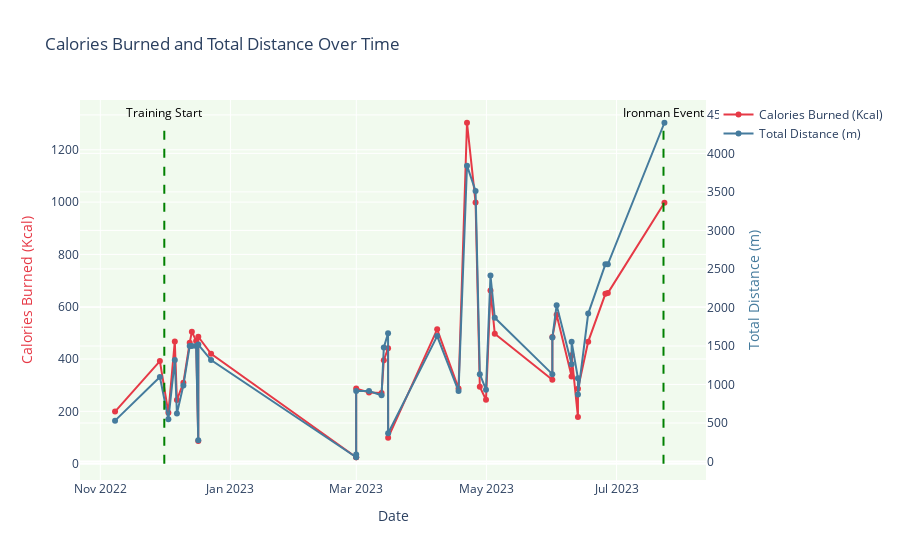
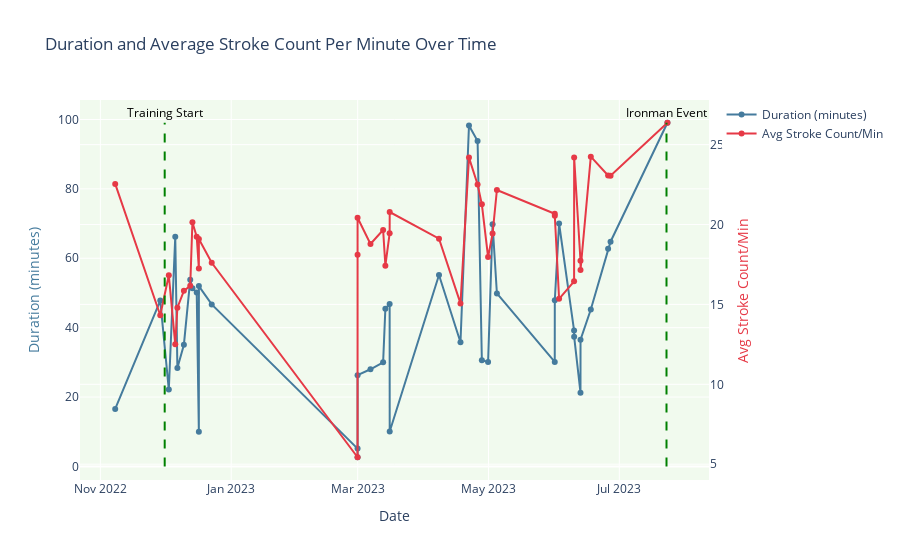

The cell these charts' notebook holds for them, in order:
### Markdown cell above
Now that we've done body comp - let's get into the swim analysis - first let's load in all our apple data then take a look at that first

### Code cell
import pandas as pd
import plotly.graph_objects as go
from IPython.display import display, HTML

# Define the paths where you will save visualizations and statistics
visualization_save_path = '/Users/ngirmay/Documents/GitHub/ironman_retrospective/IronMan_2023/swim/visualizations/'
stats_save_path = '/Users/ngirmay/Documents/GitHub/ironman_retrospective/IronMan_2023/swim/stats/'

# --- Load and clean the workout data (HKWorkoutActivityTypeSwimming) ---
workout_data_path = '/Users/ngirmay/Documents/GitHub/ironman_retrospective/apple_health/health_data_exported/HKWorkoutActivityTypeSwimming_2024-04-99_18-31-37_SimpleHealthExportCSV.csv'
workout_data = pd.read_csv(workout_data_path, skiprows=1)

# Select the necessary columns
workout_data = workout_data[['startDate', 'totalEnergyBurned', 'totalDistance', 'totalSwimmingStrokeCount', 'duration']]

# Ensure 'startDate' is parsed as datetime
workout_data['startDate'] = pd.to_datetime(workout_data['startDate'], errors='coerce')

# Convert 'totalEnergyBurned', 'totalDistance', 'totalSwimmingStrokeCount', and 'duration' to numeric
workout_data['totalEnergyBurned'] = pd.to_numeric(workout_data['totalEnergyBurned'].str.replace(' kcal', '', regex=False), errors='coerce')
workout_data['totalDistance'] = pd.to_numeric(workout_data['totalDistance'].str.replace(' m', '', regex=False), errors='coerce')
workout_data['totalSwimmingStrokeCount'] = pd.to_numeric(workout_data['totalSwimmingStrokeCount'].str.replace(' count', '', regex=False), errors='coerce')
workout_data['duration'] = pd.to_numeric(workout_data['duration'], errors='coerce')

# Convert duration from seconds to minutes
workout_data['duration_min'] = workout_data['duration'] / 60

# Calculate the average stroke count per minute
workout_data['avgStrokeCountPerMin'] = workout_data['totalSwimmingStrokeCount'] / (workout_data['duration'] / 60)

# Filter out rows with missing values in key columns
filtered_workout_data = workout_data.dropna(subset=['startDate', 'totalEnergyBurned', 'totalDistance', 'totalSwimmingStrokeCount', 'duration'])

# Define important dates
training_start_date = pd.to_datetime("2022-12-01")
ironman_event_date = pd.to_datetime("2023-07-23")

# --- Overlay 1: Calories Burned and Total Distance Swum Over Time ---
fig_calories_distance = go.Figure()

# Add Calories Burned as a line plot
fig_calories_distance.add_trace(go.Scatter(x=filtered_workout_data['startDate'], y=filtered_workout_data['totalEnergyBurned'],
                          mode='lines+markers', name='Calories Burned (Kcal)', line=dict(color='#e63946')))

# Add Total Distance as a line plot on the same graph
fig_calories_distance.add_trace(go.Scatter(x=filtered_workout_data['startDate'], y=filtered_workout_data['totalDistance'],
                          mode='lines+markers', name='Total Distance (m)', line=dict(color='#457b9d'), yaxis='y2'))

# Add vertical lines for training start and Ironman event
fig_calories_distance.add_shape(type='line', x0=training_start_date, x1=training_start_date, y0=0, y1=filtered_workout_data['totalEnergyBurned'].max(),
               line=dict(color='green', dash='dash'))

fig_calories_distance.add_shape(type='line', x0=ironman_event_date, x1=ironman_event_date, y0=0, y1=filtered_workout_data['totalEnergyBurned'].max(),
               line=dict(color='green', dash='dash'))

# Add annotations for the vertical lines
fig_calories_distance.add_annotation(x=training_start_date, y=filtered_workout_data['totalEnergyBurned'].max(),
                    text="Training Start", showarrow=False, yshift=10, font=dict(color="black"))
fig_calories_distance.add_annotation(x=ironman_event_date, y=filtered_workout_data['totalEnergyBurned'].max(),
                    text="Ironman Event", showarrow=False, yshift=10, font=dict(color="black"))

# Add secondary y-axis for the distance
fig_calories_distance.update_layout(
    title="Calories Burned and Total Distance Over Time",
    xaxis=dict(title='Date'),
    yaxis=dict(title='Calories Burned (Kcal)', titlefont=dict(color='#e63946')),
    yaxis2=dict(title='Total Distance (m)', titlefont=dict(color='#457b9d'), overlaying='y', side='right'),
    plot_bgcolor='#f1faee'
)

# Save the first figure as HTML and also display it in the notebook
fig_calories_distance.write_html(f"{visualization_save_path}calories_distance_over_time.html")
fig_calories_distance.show()  # Display in the notebook

# --- Overlay 2: Duration (Minutes) and Average Stroke Count Per Minute Over Time ---
fig_duration_stroke_count = go.Figure()

# Add Duration (in minutes) as a line plot
fig_duration_stroke_count.add_trace(go.Scatter(x=filtered_workout_data['startDate'], y=filtered_workout_data['duration_min'],
                          mode='lines+markers', name='Duration (minutes)', line=dict(color='#457b9d')))

# Add Average Stroke Count Per Minute as a line plot on the same graph
fig_duration_stroke_count.add_trace(go.Scatter(x=filtered_workout_data['startDate'], y=filtered_workout_data['avgStrokeCountPerMin'],
                          mode='lines+markers', name='Avg Stroke Count/Min', line=dict(color='#e63946'), yaxis='y2'))

# Add vertical lines for training start and Ironman event
fig_duration_stroke_count.add_shape(type='line', x0=training_start_date, x1=training_start_date, y0=0, y1=filtered_workout_data['duration_min'].max(),
               line=dict(color='green', dash='dash'))

fig_duration_stroke_count.add_shape(type='line', x0=ironman_event_date, x1=ironman_event_date, y0=0, y1=filtered_workout_data['duration_min'].max(),
               line=dict(color='green', dash='dash'))

# Add annotations for the vertical lines
fig_duration_stroke_count.add_annotation(x=training_start_date, y=filtered_workout_data['duration_min'].max(),
                    text="Training Start", showarrow=False, yshift=10, font=dict(color="black"))
fig_duration_stroke_count.add_annotation(x=ironman_event_date, y=filtered_workout_data['duration_min'].max(),
                    text="Ironman Event", showarrow=False, yshift=10, font=dict(color="black"))

# Add secondary y-axis for the average stroke count per minute
fig_duration_stroke_count.update_layout(
    title="Duration and Average Stroke Count Per Minute Over Time",
    xaxis=dict(title='Date'),
    yaxis=dict(title='Duration (minutes)', titlefont=dict(color='#457b9d')),
    yaxis2=dict(title='Avg Stroke Count/Min', titlefont=dict(color='#e63946'), overlaying='y', side='right'),
    plot_bgcolor='#f1faee'
)

# Save the second figure as HTML and also display it in the notebook
fig_duration_stroke_count.write_html(f"{visualization_save_path}duration_stroke_count_over_time.html")
fig_duration_stroke_count.show()  # Display in the notebook

# --- Summary Statistics ---
summary_statistics_df = filtered_workout_data[['totalEnergyBurned', 'totalDistance', 'totalSwimmingStrokeCount', 'duration_min', 'avgStrokeCountPerMin']].describe().T
summary_statistics_df.columns = ['Count', 'Mean', 'Std Dev', 'Min', '25%', '50%', '75%', 'Max']

# Round the summary statistics to two decimal places
summary_statistics_df = summary_statistics_df.round(2)

# Save the summary statistics to a CSV file and HTML file
summary_statistics_df.to_csv(f"{stats_save_path}summary_statistics.csv")
summary_statistics_df.to_html(f"{stats_save_path}summary_statistics.html")

# Display summary statistics in a neat format in the notebook
summary_statistics_html = summary_statistics_df.to_html(classes="table table-striped", border=0)
display(HTML(f"<h3>Summary Statistics</h3>{summary_statistics_html}"))

### Figure 1 — Plotly figure (JSON) as saved in the notebook; plotly's stock layout.template omitted (floating-point values rounded to 4 significant figures)
{"data": [{"line": {"color": "#e63946"}, "mode": "lines+markers", "name": "Calories Burned (Kcal)", "type": "scatter", "x": ["2022-11-07T21:58:43+00:00", "2022-11-28T22:23:24+00:00", "2022-12-02T21:57:25+00:00", "2022-12-05T22:12:29+00:00", "2022-12-06T21:57:42+00:00", "2022-12-09T22:47:44+00:00", "2022-12-12T21:48:14+00:00", "2022-12-13T22:10:57+00:00", "2022-12-15T22:10:43+00:00", "2022-12-16T22:19:11+00:00", "2022-12-16T22:29:31+00:00", "2022-12-22T22:13:47+00:00", "2023-02-28T22:31:44+00:00", "2023-02-28T22:37:13+00:00", "2023-02-28T22:40:40+00:00", "2023-03-06T22:56:56+00:00", "2023-03-12T20:27:06+00:00", "2023-03-13T21:36:09+00:00", "2023-03-15T21:23:34+00:00", "2023-03-15T22:12:43+00:00", "2023-04-07T21:49:46+00:00", "2023-04-17T22:16:01+00:00", "2023-04-21T21:23:14+00:00", "2023-04-25T21:44:56+00:00", "2023-04-27T21:34:21+00:00", "2023-04-30T19:14:05+00:00", "2023-05-02T21:29:09+00:00", "2023-05-04T21:56:22+00:00", "2023-05-31T21:24:16+00:00", "2023-05-31T21:55:51+00:00", "2023-06-02T21:53:18+00:00", "2023-06-09T21:45:02+00:00", "2023-06-09T22:24:49+00:00", "2023-06-12T21:26:53+00:00", "2023-06-12T21:48:32+00:00", "2023-06-17T16:53:57+00:00", "2023-06-25T18:24:14+00:00", "2023-06-26T21:40:50+00:00", "2023-07-23T10:30:04+00:00"], "y": [199.3, 392.1, 194.4, 467.4, 243.6, 309.0, 462.2, 504.7, 469.3, 87.02, 485.2, 420.0, 24.53, 24.51, 287.4, 272.4, 270.4, 395.7, 440.8, 99.21, 513.5, 287.8, 1303.0, 998.8, 294.4, 244.1, 661.8, 496.7, 320.9, 483.9, 569.5, 333.7, 414.3, 178.3, 286.1, 466.6, 649.1, 652.2, 997.7]}, {"line": {"color": "#457b9d"}, "mode": "lines+markers", "name": "Total Distance (m)", "type": "scatter", "x": ["2022-11-07T21:58:43+00:00", "2022-11-28T22:23:24+00:00", "2022-12-02T21:57:25+00:00", "2022-12-05T22:12:29+00:00", "2022-12-06T21:57:42+00:00", "2022-12-09T22:47:44+00:00", "2022-12-12T21:48:14+00:00", "2022-12-13T22:10:57+00:00", "2022-12-15T22:10:43+00:00", "2022-12-16T22:19:11+00:00", "2022-12-16T22:29:31+00:00", "2022-12-22T22:13:47+00:00", "2023-02-28T22:31:44+00:00", "2023-02-28T22:37:13+00:00", "2023-02-28T22:40:40+00:00", "2023-03-06T22:56:56+00:00", "2023-03-12T20:27:06+00:00", "2023-03-13T21:36:09+00:00", "2023-03-15T21:23:34+00:00", "2023-03-15T22:12:43+00:00", "2023-04-07T21:49:46+00:00", "2023-04-17T22:16:01+00:00", "2023-04-21T21:23:14+00:00", "2023-04-25T21:44:56+00:00", "2023-04-27T21:34:21+00:00", "2023-04-30T19:14:05+00:00", "2023-05-02T21:29:09+00:00", "2023-05-04T21:56:22+00:00", "2023-05-31T21:24:16+00:00", "2023-05-31T21:55:51+00:00", "2023-06-02T21:53:18+00:00", "2023-06-09T21:45:02+00:00", "2023-06-09T22:24:49+00:00", "2023-06-12T21:26:53+00:00", "2023-06-12T21:48:32+00:00", "2023-06-17T16:53:57+00:00", "2023-06-25T18:24:14+00:00", "2023-06-26T21:40:50+00:00", "2023-07-23T10:30:04+00:00"], "y": [530.4, 1097.0, 548.6, 1317.0, 621.8, 987.6, 1500.0, 1500.0, 1500.0, 274.3, 1518.0, 1317.0, 54.86, 91.44, 914.4, 914.4, 859.5, 1481.0, 1664.0, 365.8, 1628.0, 914.4, 3840.0, 3511.0, 1134.0, 932.7, 2414.0, 1865.0, 1134.0, 1609.0, 2030.0, 1262.0, 1554.0, 1080, 868.7, 1920.0, 2560.0, 2560.0, 4398.0], "yaxis": "y2"}], "layout": {"annotations": [{"font": {"color": "black"}, "showarrow": false, "text": "Training Start", "x": "2022-12-01T00:00:00", "y": 1303.0, "yshift": 10}, {"font": {"color": "black"}, "showarrow": false, "text": "Ironman Event", "x": "2023-07-23T00:00:00", "y": 1303.0, "yshift": 10}], "plot_bgcolor": "#f1faee", "shapes": [{"line": {"color": "green", "dash": "dash"}, "type": "line", "x0": "2022-12-01T00:00:00", "x1": "2022-12-01T00:00:00", "y0": 0, "y1": 1303.0}, {"line": {"color": "green", "dash": "dash"}, "type": "line", "x0": "2023-07-23T00:00:00", "x1": "2023-07-23T00:00:00", "y0": 0, "y1": 1303.0}], "title": {"text": "Calories Burned and Total Distance Over Time"}, "xaxis": {"title": {"text": "Date"}}, "yaxis": {"title": {"font": {"color": "#e63946"}, "text": "Calories Burned (Kcal)"}}, "yaxis2": {"overlaying": "y", "side": "right", "title": {"font": {"color": "#457b9d"}, "text": "Total Distance (m)"}}}}

### Figure 2 — Plotly figure (JSON) as saved in the notebook; plotly's stock layout.template omitted (floating-point values rounded to 4 significant figures)
{"data": [{"line": {"color": "#457b9d"}, "mode": "lines+markers", "name": "Duration (minutes)", "type": "scatter", "x": ["2022-11-07T21:58:43+00:00", "2022-11-28T22:23:24+00:00", "2022-12-02T21:57:25+00:00", "2022-12-05T22:12:29+00:00", "2022-12-06T21:57:42+00:00", "2022-12-09T22:47:44+00:00", "2022-12-12T21:48:14+00:00", "2022-12-13T22:10:57+00:00", "2022-12-15T22:10:43+00:00", "2022-12-16T22:19:11+00:00", "2022-12-16T22:29:31+00:00", "2022-12-22T22:13:47+00:00", "2023-02-28T22:31:44+00:00", "2023-02-28T22:37:13+00:00", "2023-02-28T22:40:40+00:00", "2023-03-06T22:56:56+00:00", "2023-03-12T20:27:06+00:00", "2023-03-13T21:36:09+00:00", "2023-03-15T21:23:34+00:00", "2023-03-15T22:12:43+00:00", "2023-04-07T21:49:46+00:00", "2023-04-17T22:16:01+00:00", "2023-04-21T21:23:14+00:00", "2023-04-25T21:44:56+00:00", "2023-04-27T21:34:21+00:00", "2023-04-30T19:14:05+00:00", "2023-05-02T21:29:09+00:00", "2023-05-04T21:56:22+00:00", "2023-05-31T21:24:16+00:00", "2023-05-31T21:55:51+00:00", "2023-06-02T21:53:18+00:00", "2023-06-09T21:45:02+00:00", "2023-06-09T22:24:49+00:00", "2023-06-12T21:26:53+00:00", "2023-06-12T21:48:32+00:00", "2023-06-17T16:53:57+00:00", "2023-06-25T18:24:14+00:00", "2023-06-26T21:40:50+00:00", "2023-07-23T10:30:04+00:00"], "y": [16.59, 47.82, 22.16, 66.22, 28.39, 35.08, 53.83, 51.38, 50.1, 9.974, 51.97, 46.69, 5.151, 2.651, 26.3, 28.01, 30.02, 45.45, 46.84, 10.06, 55.19, 35.78, 98.27, 93.82, 30.62, 30.12, 69.78, 49.86, 30.14, 47.89, 70.02, 39.15, 37.41, 21.26, 36.54, 45.24, 62.73, 64.77, 99.05]}, {"line": {"color": "#e63946"}, "mode": "lines+markers", "name": "Avg Stroke Count/Min", "type": "scatter", "x": ["2022-11-07T21:58:43+00:00", "2022-11-28T22:23:24+00:00", "2022-12-02T21:57:25+00:00", "2022-12-05T22:12:29+00:00", "2022-12-06T21:57:42+00:00", "2022-12-09T22:47:44+00:00", "2022-12-12T21:48:14+00:00", "2022-12-13T22:10:57+00:00", "2022-12-15T22:10:43+00:00", "2022-12-16T22:19:11+00:00", "2022-12-16T22:29:31+00:00", "2022-12-22T22:13:47+00:00", "2023-02-28T22:31:44+00:00", "2023-02-28T22:37:13+00:00", "2023-02-28T22:40:40+00:00", "2023-03-06T22:56:56+00:00", "2023-03-12T20:27:06+00:00", "2023-03-13T21:36:09+00:00", "2023-03-15T21:23:34+00:00", "2023-03-15T22:12:43+00:00", "2023-04-07T21:49:46+00:00", "2023-04-17T22:16:01+00:00", "2023-04-21T21:23:14+00:00", "2023-04-25T21:44:56+00:00", "2023-04-27T21:34:21+00:00", "2023-04-30T19:14:05+00:00", "2023-05-02T21:29:09+00:00", "2023-05-04T21:56:22+00:00", "2023-05-31T21:24:16+00:00", "2023-05-31T21:55:51+00:00", "2023-06-02T21:53:18+00:00", "2023-06-09T21:45:02+00:00", "2023-06-09T22:24:49+00:00", "2023-06-12T21:26:53+00:00", "2023-06-12T21:48:32+00:00", "2023-06-17T16:53:57+00:00", "2023-06-25T18:24:14+00:00", "2023-06-26T21:40:50+00:00", "2023-07-23T10:30:04+00:00"], "y": [22.54, 14.33, 16.83, 12.5, 14.8, 15.85, 16.16, 20.14, 19.24, 17.24, 19.09, 17.6, 5.436, 18.11, 20.42, 18.78, 19.65, 17.43, 19.45, 20.78, 19.12, 15.06, 24.19, 22.5, 21.26, 17.96, 19.43, 22.16, 20.67, 20.55, 15.35, 16.45, 24.19, 17.74, 17.16, 24.25, 23.07, 23.05, 26.37], "yaxis": "y2"}], "layout": {"annotations": [{"font": {"color": "black"}, "showarrow": false, "text": "Training Start", "x": "2022-12-01T00:00:00", "y": 99.05, "yshift": 10}, {"font": {"color": "black"}, "showarrow": false, "text": "Ironman Event", "x": "2023-07-23T00:00:00", "y": 99.05, "yshift": 10}], "plot_bgcolor": "#f1faee", "shapes": [{"line": {"color": "green", "dash": "dash"}, "type": "line", "x0": "2022-12-01T00:00:00", "x1": "2022-12-01T00:00:00", "y0": 0, "y1": 99.05}, {"line": {"color": "green", "dash": "dash"}, "type": "line", "x0": "2023-07-23T00:00:00", "x1": "2023-07-23T00:00:00", "y0": 0, "y1": 99.05}], "title": {"text": "Duration and Average Stroke Count Per Minute Over Time"}, "xaxis": {"title": {"text": "Date"}}, "yaxis": {"title": {"font": {"color": "#457b9d"}, "text": "Duration (minutes)"}}, "yaxis2": {"overlaying": "y", "side": "right", "title": {"font": {"color": "#e63946"}, "text": "Avg Stroke Count/Min"}}}}
